Frame 1 (no input): blank canvas, image omitted
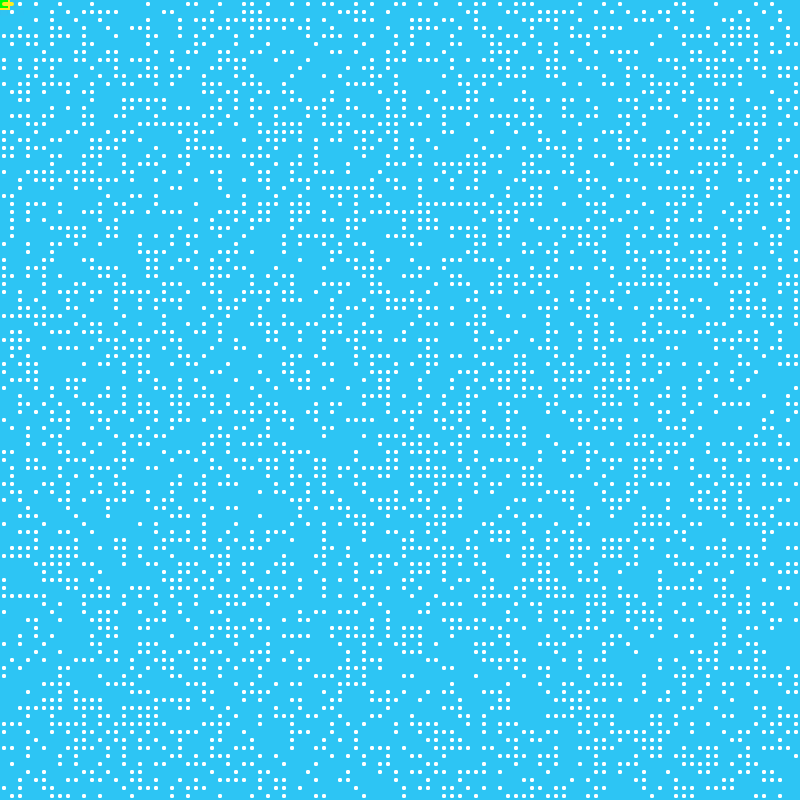
Frame 2 (the mouse pressed at the canvas centre, redrawn once)

The p5.js sketch that drew this single still picture (run headless with seeded random() and noise() and a simulated clock; the mouse was pressed at the canvas centre and the sketch redrawn once):

// p5.js sketch
// ── sketch.js
// Function to delete element from the array
function removeFromArray(arr, elt) {
  for (var i = arr.length - 1; i >= 0; i--) {
    if (arr[i] == elt) {
      arr.splice(i, 1);
    }
  }
}

// An educated guess of how far it is between two points
function heuristic(a, b) {
  var d = dist(a.i, a.j, b.i, b.j);
  return d;
}

// How many columns and rows?
var cols = 100;
var rows = 100;

// This will be the 2D array
var grid = new Array(cols);

// Open and closed set
var openSet = [];
var closedSet = [];

// Start and end
var start;
var end;

// Width and height of each cell of grid
var w, h;

// The road taken
var path = [];

var userClicked = false; // Flag to check if user has clicked

function setup() {
    createCanvas(800, 800);
    randomSeed(3);
    console.log('A*');
  
    // Grid cell size
    w = width / cols;
    h = height / rows;
  
    // Making a 2D array
    for (var i = 0; i < cols; i++) {
      grid[i] = new Array(rows);
    }
  
    for (var i = 0; i < cols; i++) {
      for (var j = 0; j < rows; j++) {
        grid[i][j] = new Spot(i, j);
      }
    }
  
    // All the neighbors
    for (var i = 0; i < cols; i++) {
      for (var j = 0; j < rows; j++) {
        grid[i][j].addNeighbors(grid);
      }
    }
  
    // Start point
    start = grid[0][0];
    start.wall = false;
    start.start = true; // Set the start point flag
  
    // openSet starts with beginning only
    openSet.push(start);
    background(45, 197, 244);
  
    noLoop(); // Stop draw loop until user clicks
  
    // Display instruction
    fill(0);
    textSize(24);
    textAlign(CENTER);
  }
  

function draw() {
  // Check if user has set the endpoint
  if (!userClicked) {
    return;
  }

  // Am I still searching?
  if (openSet.length > 0) {

    // Best next option
    var winner = 0;
    for (var i = 0; i < openSet.length; i++) {
      if (openSet[i].f < openSet[winner].f) {
        winner = i;
      }
    }
    var current = openSet[winner];

    // Did I finish?
    if (current === end) {
      noLoop();
      console.log("DONE!");
      // Display message and circle the endpoint
      fill(0);
      textSize(24);
      textAlign(CENTER);
      text('Endpoint Found!', width / 2, height - 40);

      stroke(0);
      strokeWeight(4);
      noFill();
      ellipse(end.i * w + w / 2, end.j * h + h / 2, w, h);
    }

    // Best option moves from openSet to closedSet
    removeFromArray(openSet, current);
    closedSet.push(current);

    // Check all the neighbors
    var neighbors = current.neighbors;
    for (var i = 0; i < neighbors.length; i++) {
      var neighbor = neighbors[i];

      // Valid next spot?
      if (!closedSet.includes(neighbor) && !neighbor.wall) {
        var tempG = current.g + heuristic(neighbor, current);

        // Is this a better path than before?
        var newPath = false;
        if (openSet.includes(neighbor)) {
          if (tempG < neighbor.g) {
            neighbor.g = tempG;
            newPath = true;
          }
        } else {
          neighbor.g = tempG;
          newPath = true;
          openSet.push(neighbor);
        }

        // Yes, it's a better path
        if (newPath) {
          neighbor.h = heuristic(neighbor, end);
          neighbor.f = neighbor.g + neighbor.h;
          neighbor.previous = current;
        }
      }

    }
  } else {
    console.log('no solution');
    noLoop();
    return;
  }

  // Draw current state of everything
  background(45, 197, 244, 1);

  for (var i = 0; i < cols; i++) {
    for (var j = 0; j < rows; j++) {
      grid[i][j].show();
    }
  }

  for (var i = 0; i < closedSet.length; i++) {
    closedSet[i].show(color(236, 1, 90, 3));
  }

  for (var i = 0; i < openSet.length; i++) {
    openSet[i].show(color(240, 99, 164, 3));
  }

  // Find the path by working backwards
  path = [];
  var temp = current;
  path.push(temp);
  while (temp.previous) {
    path.push(temp.previous);
    temp = temp.previous;
  }

  for (var i = 0; i < path.length; i++) {
    // path[i].show(color(45, 197, 244));
  }

  // Drawing path as continuous line
  noFill();
  stroke(252, 238, 33);
  strokeWeight(w / 2);
  beginShape();
  for (var i = 0; i < path.length; i++) {
    vertex(path[i].i * w + w / 2, path[i].j * h + h / 2);
  }
  endShape();
}

function mousePressed() {
  if (!userClicked) {
    var i = floor(mouseX / w);
    var j = floor(mouseY / h);
    end = grid[i][j];
    end.wall = false;
    userClicked = true;
    loop(); // Start the draw loop
  }
}

// ── spot.js
// An object to describe a spot in the grid
function Spot(i, j) {

    // Location
    this.i = i;
    this.j = j;
  
    // f, g, and h values for A*
    this.f = 0;
    this.g = 0;
    this.h = 0;
  
    // Neighbors
    this.neighbors = [];
  
    // Where did I come from?
    this.previous = undefined;
  
    // Am I a wall?
    this.wall = false;
    if (random(1) < 0.4) {
      this.wall = true;
    }
  
    // Is this the start point?
    this.start = false;
  
    // Display me
    this.show = function(col) {
      if (this.wall) {
        fill(255); // White color for walls
        noStroke();
        ellipse(this.i * w + w / 2, this.j * h + h / 2, w / 2, h / 2);
      } else if (this.start) {
        fill(0, 255, 0); // Green color for the start point
        rect(this.i * w, this.j * h, w, h);
      } else if (col) {
        fill(col);
        rect(this.i * w, this.j * h, w, h);
      }
    }
  
    // Figure out who my neighbors are
    this.addNeighbors = function(grid) {
      var i = this.i;
      var j = this.j;
      if (i < cols - 1) {
        this.neighbors.push(grid[i + 1][j]);
      }
      if (i > 0) {
        this.neighbors.push(grid[i - 1][j]);
      }
      if (j < rows - 1) {
        this.neighbors.push(grid[i][j + 1]);
      }
      if (j > 0) {
        this.neighbors.push(grid[i][j - 1]);
      }
      if (i > 0 && j > 0) {
        this.neighbors.push(grid[i - 1][j - 1]);
      }
      if (i < cols - 1 && j > 0) {
        this.neighbors.push(grid[i + 1][j - 1]);
      }
      if (i > 0 && j < rows - 1) {
        this.neighbors.push(grid[i - 1][j + 1]);
      }
      if (i < cols - 1 && j < rows - 1) {
        this.neighbors.push(grid[i + 1][j + 1]);
      }
    }
}

// ── style.css
body {
    display: flex;
    justify-content: center;
    align-items: center;
    height: 100vh;
    margin: 0;
    background-color: black;
    color: white;
    font-family: Arial, sans-serif;
  }
  
  .container {
    text-align: center;
  }
  
  #canvas-container {
    position: relative;
    display: inline-block;
  }
  
  #message {
    margin-bottom: 20px;
    font-size: 24px;
  }
  
